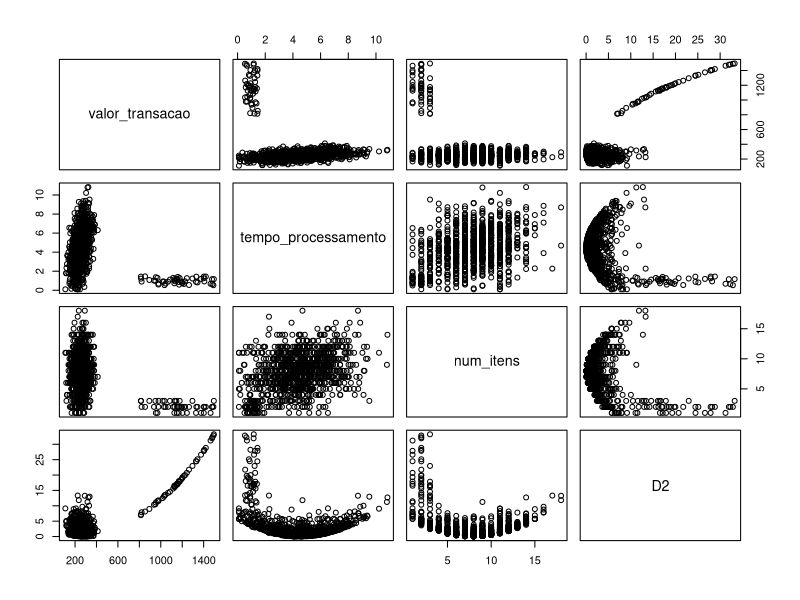

Recreate this plot in R. (Note: this script raises an error after producing the figure.)
# Carrega pacotes necessarios para os passos acima
rm(list = ls())

library(dplyr)
library(stringr)
library(MASS)  # para mvrnorm

# ── Geração da base de dados: transações financeiras ────────────────────────
# Simula um dataset de transações com cartão de crédito, contendo variáveis
# numéricas correlacionadas e um pequeno percentual de outliers multivariados
# injetados deliberadamente — situações em que cada variável isoladamente
# parece normal, mas a COMBINAÇÃO das variáveis é anômala.

set.seed(123)

n_normal   <- 950   # observações "normais"
n_outliers <- 50    # observações com padrão anômalo na combinação

# ── Bloco 1: observações normais ─────────────────────────────────────────────
# valor_transacao e tempo_processamento sao positivamente correlacionados:
# transacoes maiores tendem a levar mais tempo para serem processadas.
# Construimos isso via uma matriz de covariancia explicita.


media_normal <- c(valor_transacao     = 250,
                  tempo_processamento = 4.5,
                  num_itens           = 8)

# Matriz de covariancia: define a correlacao entre as variaveis
sigma_normal <- matrix(c(
  2500,   45,    20,     # var(valor)=2500 (dp~50), cov(valor,tempo)=45
  45,    4,    1.5,    # var(tempo)=4 (dp=2), cov(tempo,itens)=1.5
  20,  1.5,    9        # var(itens)=9 (dp=3)
), nrow = 3, byrow = TRUE)

dados_normais <- mvrnorm(n = n_normal,
                         mu    = media_normal,
                         Sigma = sigma_normal) %>%
  as.data.frame() %>%
  setNames(c("valor_transacao", "tempo_processamento", "num_itens"))

# ── Bloco 2: outliers multivariados (combinação anômala) ───────────────────
# Cada variavel individualmente parece plausivel, mas a COMBINACAO e atipica.
# Exemplo: valor alto + tempo de processamento muito baixo
# (tipico de fraude: transacao de alto valor processada quase instantaneamente,
#  sem o tempo de validacao normalmente associado a valores altos)

dados_outliers <- data.frame(
  valor_transacao      = runif(n_outliers, min = 800,  max = 1500),
  tempo_processamento  = runif(n_outliers, min = 0.5,  max = 1.5),
  num_itens            = runif(n_outliers, min = 1,    max = 3)
)

# ── Bloco 3: combinar e embaralhar ──────────────────────────────────────────
df <- bind_rows(
  dados_normais %>% mutate(tipo_real = "normal"),
  dados_outliers %>% mutate(tipo_real = "outlier_injetado")
) %>%
  mutate(
    id_transacao = paste0("TXN", str_pad(row_number(), 5, pad = "0")),
    .before = 1
  ) %>%
  # garantir valores plausiveis (sem negativos)
  mutate(
    valor_transacao     = round(pmax(valor_transacao, 5), 2),
    tempo_processamento = round(pmax(tempo_processamento, 0.1), 2),
    num_itens           = round(pmax(num_itens, 1))
  ) %>%
  sample_frac(1)  # embaralha as linhas para remover qualquer ordem


# ── Verificação rápida da base ───────────────────────────────────────────────
glimpse(df)
summary(df %>% dplyr::select(valor_transacao, tempo_processamento, num_itens))

# Distribuicao do tipo real (apenas para conferencia do analista,
# normalmente essa coluna NAO estaria disponivel num cenario real)
table(df$tipo_real)



# Distancia de Mahalanobis em R
df_num <- df %>% select_if(is.numeric) %>% na.omit()

D2 <- mahalanobis(df_num,
                  center = colMeans(df_num),
                  cov    = cov(df_num))

# Threshold: quantil 97.5% da qui-quadrado com p graus de liberdade
p         <- ncol(df_num)
threshold <- qchisq(0.975, df = p)
outliers_mah <- which(D2 > threshold)

df_num$D2 <- D2
plot(df_num)
df_num %>%
  mutate(outlier = D2 > threshold) %>% 
  ggplot() + 
  geom_point(aes(x = tempo_processamento, y = num_itens, colour = outlier)) +
  scale_color_manual(values = c("FALSE" = "steelblue",
                                "TRUE"  = "red"),
                     labels = c("Normal", "Outlier")) +
  theme_bw() + 
  theme(legend.position = "bottom") +
  labs(x = NULL, y = NULL, colour = NULL)
